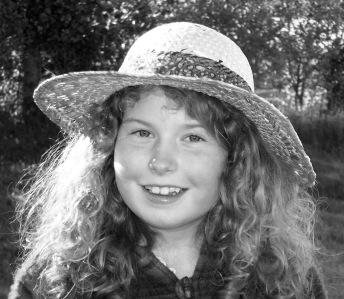
#> input picture example-code/image1_6.jpg, 344 x 299 px
$ python infotheory1_8.py
#> lines starting #> are read from the running program, lines starting #| are printed output that depends on the picture; long printed decimals are rounded
"""Python (v2.7) code to accompany book:  Information Theory by JV Stone, 2015.
File: infotheory1_8.py.
Author: John De Pledge.
Copyright: 2015, JV Stone, Psychology Department, Sheffield University,
                    Sheffield, England.
This code can be downloaded from
    http://jim-stone.staff.shef.ac.uk/BookInfoTheory/InfoTheoryPython.html
Creative Commons License (http://creativecommons.org/licenses/by-nc/4.0/).
You are free to share and adapt for non-commercial purposes only.

Summary: The code reads in the same figure as 1.6a.  It then calculates
the convolved image and plots the frequencies of the grey level differencs
between adjacent pixels to reproduce fig 1.8b and calculates an entropy for
this convolved image"""

from matplotlib import pyplot
from PIL import Image
import information_theory as it
from math import log

def upper_bound_entropy(frequencies):
    h = 0
    total = sum(frequencies)
    for frequency in frequencies:
        p = frequency / total
        if p > 0:
            h += - p * log(p, 2)
    print(f'Entropy: {h}')

def main():
    """Main function for Figure 1.8b example"""

    # Open the image
    image = Image.open("image1_6.jpg")
#> image is the input picture: PIL image 344x299 L; min 0, max 255, mean 111.9

    # Prepare display window
    pyplot.figure("Example 1.8")

    # Plot the original image
    pyplot.subplot(2, 2, 1)
    pyplot.title("Original Image")
    pyplot.imshow(image, cmap='gray')
    pyplot.axis('off')

    # Get image size
    xsize, ysize = image.size
#> xsize = 344; ysize = 299

    # Zero our frequency list
    frequencies = [0] * 511

    # Load pixels
    pixels = image.load()

    # Loop over all pixels, incrementing the frequency for each greyscale
    # value found.
    # As we loop wwe will make the convolved image by updating the pixel
    # just visited with the greyscale difference
    for row in range(0, ysize):
        for col in range(0, xsize - 1):
            diff = pixels[col + 1, row] - pixels[col, row]
            frequencies[diff+255] += 1
            # Change the pixel held to be the difference
            pixels[col, row] = diff + 127
        pixels[xsize - 1, row] = 0
#> after the loop, frequencies = 511 values, max 5383 at index 255, min 0 at index 0, mean 200.7

    # Plot the convolved image
    pyplot.subplot(2, 2, 2)
    pyplot.title("Convolved Image")
    pyplot.imshow(image, cmap='gray')
    pyplot.axis('off')

    upper_bound_entropy(frequencies)
#> in upper_bound_entropy, `total = sum(frequencies)`: total = 102557
#> the loop in upper_bound_entropy, `for frequency in frequencies:` made 511 passes
#> (p, h) on passes 79, 86, 88, 89, 91, 93, 95, 96, 99, 101, 102, 103: (9.75e-06, 0.000162), (9.75e-06, 0.000325), (9.75e-06, 0.000487), (9.75e-06, 0.000649), (9.75e-06, 0.000812), (9.75e-06, 0.000974), (1.95e-05, 0.00128), (9.75e-06, 0.00144), (9.75e-06, 0.0016), (1.95e-05, 0.00191), (4.88e-05, 0.00261), (1.95e-05, 0.00291)
#> p on passes 1 to 6: 0, 0, 0, 0, 0, 0
#> after the loop in upper_bound_entropy, `for frequency in frequencies:`: h = 5.94
#| Entropy: 5.936

    # Use these frequencies to calculate an entropy
    HX = it.entropy_from_frequencies(frequencies)

    # Plot the grey level differences
    pyplot.subplot(2, 2, 3)

    # The greyscale differences can vary between -255 and 256.
    # Create a list of these numbers : -255, -254, ..., 255, 256
    diffs = range(-255, 256)

    pyplot.plot(diffs, frequencies)

    # Set title with rounded HX & axes labels
    pyplot.title("Entropy = " + it.strrounddp(HX, 3) + " bits")
    pyplot.xlabel("Grey-level difference")
    pyplot.ylabel("Frequency")

    # Truncate x axis at +/- 63
    pyplot.xlim([-63, 63])

    # Display the graphic
    pyplot.show()

if __name__ == "__main__":
    main()
#> (the call stopped at in main, `HX = it.entropy_from_frequencies(frequencies)`: information_theory is not available in this run)
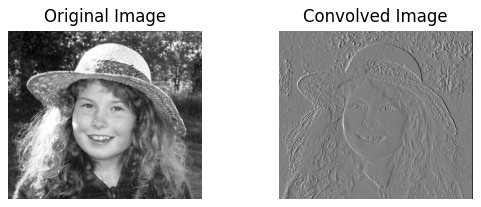
#> figure drawn by matplotlib, 2 panels
